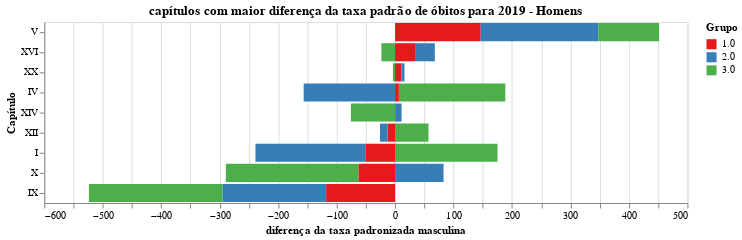

The notebook cell this image was saved under:
### Code cell
chart = plot_grafico_dif(pop_19, pop_r,
                         'taxa_obitos_esp_homem', 
                         "capítulos com maior diferença da taxa padrão de óbitos para 2019 - Homens",
                        "diferença da taxa padronizada masculina")


#chart.save('tx_pad_h.svg')
chart

### Figure 1 — Vega-Lite specification as saved in the notebook (floating-point values rounded to 4 significant figures)
{"config": {"view": {"continuousWidth": 400, "continuousHeight": 300}, "range": {"category": {"scheme": "set1"}}}, "data": {"name": "data-54860e644e0f8c98548b54fc27e297a8"}, "mark": "bar", "encoding": {"color": {"type": "nominal", "field": "grupo", "title": "Grupo"}, "order": {"type": "nominal", "field": "grupo", "sort": "ascending"}, "tooltip": {"type": "quantitative", "field": "taxa"}, "x": {"type": "quantitative", "field": "taxa", "title": "diferença da taxa padronizada masculina"}, "y": {"type": "nominal", "field": "capitulo", "sort": null, "title": "Capítulo"}}, "title": "capítulos com maior diferença da taxa padrão de óbitos para 2019 - Homens", "width": 640, "$schema": "https://vega.github.io/schema/vega-lite/v4.8.1.json", "datasets": {"data-54860e644e0f8c98548b54fc27e297a8": [{"capitulo": "V", "grupo": "1.0", "taxa": 146.4}, {"capitulo": "V", "grupo": "2.0", "taxa": 200.9}, {"capitulo": "V", "grupo": "3.0", "taxa": 104.1}, {"capitulo": "XVI", "grupo": "1.0", "taxa": 34.19}, {"capitulo": "XVI", "grupo": "2.0", "taxa": 33.81}, {"capitulo": "XVI", "grupo": "3.0", "taxa": -23.33}, {"capitulo": "XX", "grupo": "1.0", "taxa": 10.82}, {"capitulo": "XX", "grupo": "2.0", "taxa": 5.33}, {"capitulo": "XX", "grupo": "3.0", "taxa": -3.643}, {"capitulo": "IV", "grupo": "1.0", "taxa": 6.563}, {"capitulo": "IV", "grupo": "2.0", "taxa": -156.3}, {"capitulo": "IV", "grupo": "3.0", "taxa": 182.0}, {"capitulo": "XIV", "grupo": "1.0", "taxa": 0.2392}, {"capitulo": "XIV", "grupo": "2.0", "taxa": 10.94}, {"capitulo": "XIV", "grupo": "3.0", "taxa": -75.52}, {"capitulo": "XII", "grupo": "1.0", "taxa": -12.82}, {"capitulo": "XII", "grupo": "2.0", "taxa": -12.91}, {"capitulo": "XII", "grupo": "3.0", "taxa": 57.22}, {"capitulo": "I", "grupo": "1.0", "taxa": -50.9}, {"capitulo": "I", "grupo": "2.0", "taxa": -187.9}, {"capitulo": "I", "grupo": "3.0", "taxa": 175.3}, {"capitulo": "X", "grupo": "1.0", "taxa": -62.74}, {"capitulo": "X", "grupo": "2.0", "taxa": 82.93}, {"capitulo": "X", "grupo": "3.0", "taxa": -226.7}, {"capitulo": "IX", "grupo": "1.0", "taxa": -117.9}, {"capitulo": "IX", "grupo": "2.0", "taxa": -177.5}, {"capitulo": "IX", "grupo": "3.0", "taxa": -228.2}]}}
